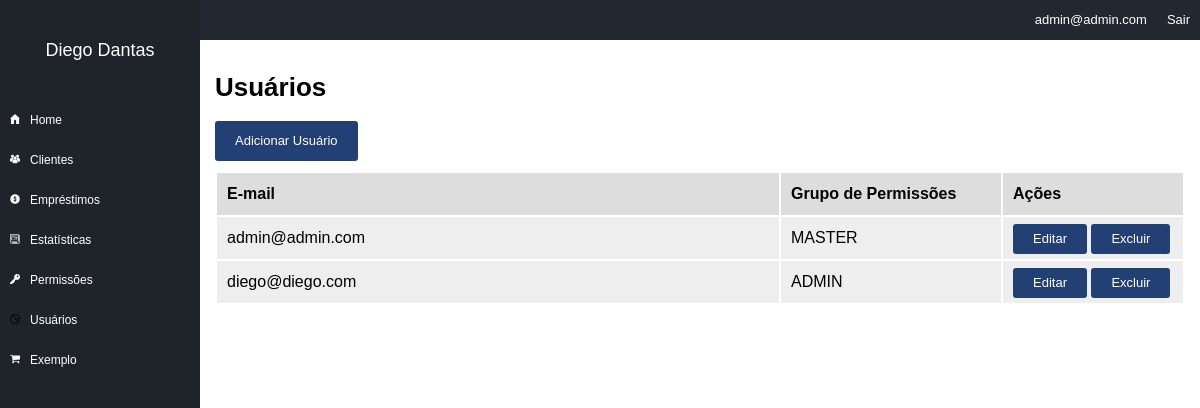
The app's page /users (signed in) with its own data.
### tables this page shows
CREATE TABLE `users` (
  `id` int(11) NOT NULL,
  `id_company` int(11) NOT NULL,
  `email` varchar(255) NOT NULL,
  `password` varchar(32) NOT NULL,
  `id_group` int(11) NOT NULL
);

CREATE TABLE `permission_groups` (
  `id` int(11) NOT NULL,
  `id_company` int(11) NOT NULL,
  `name` varchar(100) NOT NULL,
  `params` varchar(255) NOT NULL
);

### core/Controller.php (called while the page is built, shortened)
<?php
class controller {
	public function loadTemplate($viewName, $viewData = array()) {
		include 'views/template.php';
	}
	public function loadViewInTemplate($viewName, $viewData) {
		extract($viewData);
		include 'views/'.$viewName.'.php';
	}
}

### core/Core.php (called while the page is built, shortened)
<?php
class Core {
	public function run() {
        $url = explode('index.php', $_SERVER['PHP_SELF']);
        $url = end($url);
		$params = array();
		if(!empty($url) && $url != '/') {
			$url = explode('/', $url);
			array_shift($url);
			array_shift($url);
			if(isset($url[0])) {
				$currentAction = $url[0];
				array_shift($url);
			} else {
				$currentAction = 'index';
			}
		} else {
			$currentController = 'homeController';
			$currentAction = 'index';
		}
		$c = new $currentController();
		call_user_func_array(array($c, $currentAction), $params);
	}
}

### index.php (called while the page is built, shortened)
<?php
require 'config.php';
$core = new Core();
$core->run();
?>

### core/Model.php (called while the page is built, shortened)
<?php
class model {
	public function __construct() {
		global $config;
		$this->db = new PDO("mysql:dbname=".$config['dbname'].";host=".$config['host'], $config['dbuser'], $config['dbpass']);
	}
}
?>

### config.php (called while the page is built, shortened)
<?php
$config = array();
if(ENVIRONMENT == 'development') {
	$config['dbname'] = 'financeiro';
	$config['host'] = 'localhost';
	$config['dbuser'] = 'root';
	$config['dbpass'] = '';
} else {
	$config['dbname'] = 'financeiro';
	$config['host'] = 'localhost';
	$config['dbuser'] = 'root';
	$config['dbpass'] = 'root';
}
?>

### models/Users.php (called while the page is built, shortened)
<?php
class Users extends model {
	private $userInfo;
	public function setLoggedUser() {
		if(isset($_SESSION['ccUser']) && !empty($_SESSION['ccUser'])) {
			$id = $_SESSION['ccUser'];
			$sql = $this->db->prepare("SELECT * FROM users WHERE id = :id");
			$sql->bindValue(':id', $id);
			$sql->execute();
			if($sql->rowCount() > 0) {
				$this->userInfo = $sql->fetch();
			}
		}
	}
	public function getCompany() {
		if(isset($this->userInfo['id_company'])) {
			return $this->userInfo['id_company'];
		} else {
			return 0;
		}
	}
	public function getList($id_company) {
		$array = array();
		$sql = $this->db->prepare("
			SELECT
				users.id,
				users.email,
				permission_groups.name
			FROM users
			LEFT JOIN permission_groups ON permission_groups.id = users.id_group
			WHERE
			users.id_company = :id_company");
		$sql->bindValue(":id_company", $id_company);
		$sql->execute();
		if($sql->rowCount() > 0) {
			$array = $sql->fetchAll();
		}
		return $array;
	}
}

### views/users.php (the view)
<h1>Usuários</h1>
<div class="button"><a href="<?php echo BASE_URL; ?>/users/add">Adicionar Usuário</a></div>
<table border="0" width="100%">
	<tr>
		<th>E-mail</th>
		<th>Grupo de Permissões</th>
		<th>Ações</th>
	</tr>
	<?php foreach($users_list as $us): ?>
		<tr>
			<td><?php echo $us['email']; ?></td>
			<td width="200"><?php echo $us['name']; ?></td>
			<td width="160">
					<div class="button button_small"><a href="<?php echo BASE_URL; ?>/users/edit/<?php echo $us['id']; ?>">Editar</a></div>
					<div class="button button_small"><a href="<?php echo BASE_URL; ?>/users/delete/<?php echo $us['id']; ?>" onclick="return confirm('Tem certeza que deseja excluir?')">Excluir</a></div>
			</td>
		</tr>
	<?php endforeach; ?>
</table>

### assets/css/template.css (style rules this page uses)
body { margin:0; padding:0; font-size:13px; font-family:Arial; }
input[type=submit], button, .button { border:0px; background-color:#224074; color:#FFF; height:40px; line-height: 40px; border-radius:3px; padding-left:20px; padding-right:20px; cursor:pointer; font-size:13px; display: inline-block; }
.button_small { height:30px; line-height: 30px; }
.button a { color:#FFF; text-decoration: none; }
table { margin-top:10px; }
table th { height:40px; line-height: 40px; background-color:#DDD; text-align: left; padding-left:10px; padding-right: 10px; }
table td { height:40px; line-height: 40px; background-color:#EEE; text-align: left; padding-left:10px; padding-right: 10px; }

### records on screen
users: email "admin@admin.com", permission_groups.name "MASTER"
users: email "diego@diego.com", permission_groups.name "ADMIN"

### other values on screen
$viewData['company_name'] "Diego Dantas"
$viewData ['user_email'] "admin@admin.com"
